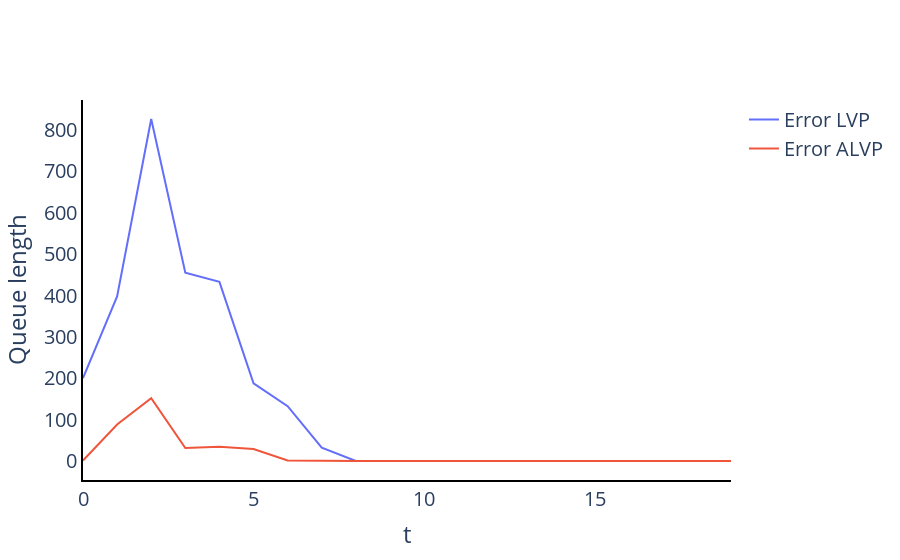

Here is the notebook cell this chart was saved with:
### Code cell
lvp_seq = pd.DataFrame(alg_lvp.sequence_2, columns=["Agent_0", "Agent_1", "Agent_2", "Agent_3", "Agent_4", "Agent_5"])
add_error(lvp_seq, "Agent", 6);

alvp_seq = pd.DataFrame(alg_alvp.sequence_2, columns=["Agent_0", "Agent_1", "Agent_2", "Agent_3", "Agent_4", "Agent_5"])
add_error(alvp_seq, "Agent", 6);

layout = go.Layout(plot_bgcolor='rgba(0,0,0,0)')
fig = go.Figure(layout=layout)
fig.add_trace(go.Scatter(y=lvp_seq.Error,
                                     x=list(range(len(lvp_seq.Error))),
                                     name=f"Error LVP",
                                     mode="lines"))

fig.add_trace(go.Scatter(y=alvp_seq.Error,
                                     x=list(range(len(lvp_seq.Error))),
                                     name=f"Error ALVP",
                                     mode="lines"))
            
            
fig.update_layout(
    xaxis_title="t",
    yaxis_title="Queue length",
    font = dict(size = 20)
)
fig.update_xaxes(showline=True, linewidth=2, linecolor='black', gridcolor='white')
fig.update_yaxes(showline=True, linewidth=2, linecolor='black', gridcolor='white')
fig.show()

### Figure 1 — Plotly figure (JSON) as saved in the notebook; plotly's stock layout.template omitted (floating-point values rounded to 4 significant figures)
{"data": [{"mode": "lines", "name": "Error LVP", "type": "scatter", "x": [0, 1, 2, 3, 4, 5, 6, 7, 8, 9, 10, 11, 12, 13, 14, 15, 16, 17, 18, 19], "y": [200.6, 398, 826.9, 455.3, 433.1, 187.7, 132.6, 32.47, 0, 0, 0, 0, 0, 0, 0, 0, 0, 0, 0, 0]}, {"mode": "lines", "name": "Error ALVP", "type": "scatter", "x": [0, 1, 2, 3, 4, 5, 6, 7, 8, 9, 10, 11, 12, 13, 14, 15, 16, 17, 18, 19], "y": [1.25, 88.14, 151.7, 31.47, 34.47, 28.81, 1.25, 0, 0, 0, 0, 0, 0, 0, 0, 0, 0, 0, 0, 0]}], "layout": {"autosize": true, "font": {"size": 20}, "plot_bgcolor": "rgba(0, 0, 0, 0)", "xaxis": {"autorange": true, "gridcolor": "white", "linecolor": "black", "linewidth": 2, "range": [0, 19], "showline": true, "title": {"text": "t"}, "type": "linear"}, "yaxis": {"autorange": true, "gridcolor": "white", "linecolor": "black", "linewidth": 2, "range": [-45.94, 872.8], "showline": true, "title": {"text": "Queue length"}, "type": "linear"}}}
